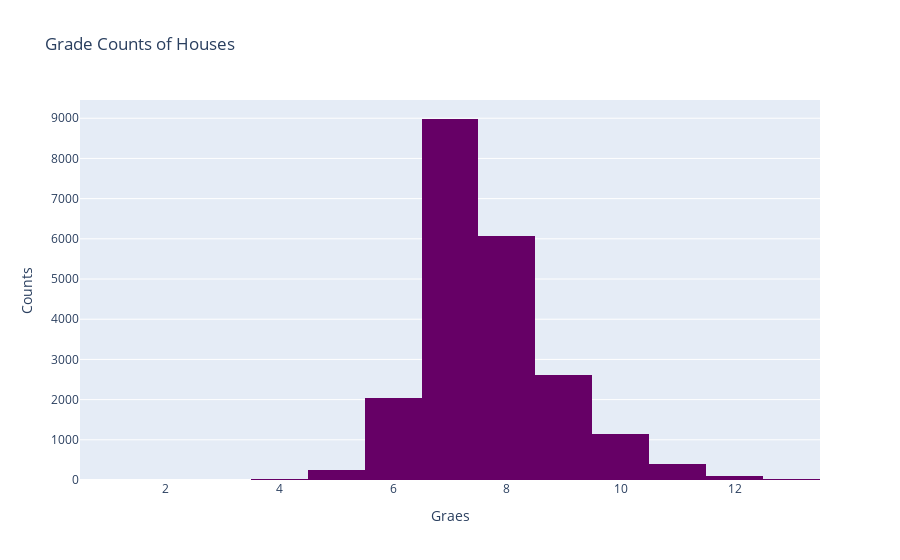

This figure's notebook cell:
### Code cell
hist1=[go.Histogram(x=df.grade,marker=dict(color="rgb(102,0,102)"))]
histlayout1=go.Layout(title="Grade Counts of Houses",xaxis=dict(title="Graes"),yaxis=dict(title="Counts"))
histfig1=go.Figure(data=hist1,layout=histlayout1)
iplot(histfig1)

### Figure 1 — Plotly figure (JSON) as saved in the notebook; plotly's stock layout.template omitted (floating-point values rounded to 4 significant figures; data arrays with more than 128 entries replaced by an {"elided": "..."} marker saying what was removed)
{"data": [{"marker": {"color": "rgb(102,0,102)"}, "type": "histogram", "x": {"elided": "21613 int values"}}], "layout": {"title": {"text": "Grade Counts of Houses"}, "xaxis": {"title": {"text": "Graes"}}, "yaxis": {"title": {"text": "Counts"}}}}
